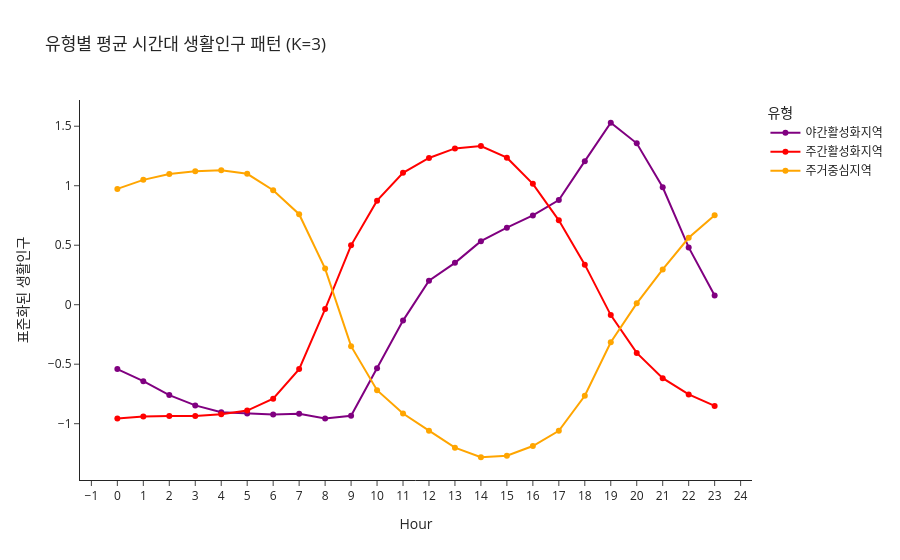

The code cell stored with this chart in its notebook:
### Code cell
# 군집별 평균 시간대 패턴 (표준화된 값) 시각화 -> 유형 해석용
hour_cols = [c for c in pattern_wide.columns if c.startswith('H')]

CLUSTER_COLORS = {
    '주거중심지역': 'orange',
    '주간활성화지역': 'red',
    '야간활성화지역': 'purple',
}

cluster_profile = pattern_scaled.groupby('CLUSTER_NM')[hour_cols].mean().reset_index()
cluster_profile_long = cluster_profile.melt(id_vars='CLUSTER_NM', var_name='HOUR', value_name='Z_SPOP')
cluster_profile_long['HOUR'] = cluster_profile_long['HOUR'].str.replace('H', '').astype(int)

fig = px.line(
    cluster_profile_long,
    x='HOUR', y='Z_SPOP', color='CLUSTER_NM',
    color_discrete_map=CLUSTER_COLORS,
    markers=True,
    labels={'HOUR': 'Hour', 'Z_SPOP': '표준화된 생활인구', 'CLUSTER_NM': '유형'},
    title=f'유형별 평균 시간대 생활인구 패턴 (K={K})',
    template='simple_white',
)
fig.update_xaxes(dtick=1)
fig.show()
fig.write_html("html/1_7.html")

### Figure 1 — Plotly figure (JSON) as saved in the notebook; plotly's stock layout.template omitted (floating-point values rounded to 4 significant figures)
{"data": [{"hovertemplate": "유형=야간활성화지역<br>Hour=%{x}<br>표준화된 생활인구=%{y}<extra></extra>", "legendgroup": "야간활성화지역", "line": {"color": "purple", "dash": "solid"}, "marker": {"symbol": "circle"}, "mode": "lines+markers", "name": "야간활성화지역", "orientation": "v", "showlegend": true, "type": "scatter", "x": [0, 1, 2, 3, 4, 5, 6, 7, 8, 9, 10, 11, 12, 13, 14, 15, 16, 17, 18, 19, 20, 21, 22, 23], "xaxis": "x", "y": [-0.5413, -0.6426, -0.7598, -0.8464, -0.903, -0.9135, -0.9234, -0.9169, -0.9557, -0.934, -0.5345, -0.1337, 0.2023, 0.3519, 0.5341, 0.6478, 0.7507, 0.8792, 1.206, 1.529, 1.356, 0.9872, 0.4817, 0.07755], "yaxis": "y"}, {"hovertemplate": "유형=주간활성화지역<br>Hour=%{x}<br>표준화된 생활인구=%{y}<extra></extra>", "legendgroup": "주간활성화지역", "line": {"color": "red", "dash": "solid"}, "marker": {"symbol": "circle"}, "mode": "lines+markers", "name": "주간활성화지역", "orientation": "v", "showlegend": true, "type": "scatter", "x": [0, 1, 2, 3, 4, 5, 6, 7, 8, 9, 10, 11, 12, 13, 14, 15, 16, 17, 18, 19, 20, 21, 22, 23], "xaxis": "x", "y": [-0.9565, -0.94, -0.936, -0.9344, -0.9206, -0.8898, -0.7906, -0.541, -0.03664, 0.4988, 0.8747, 1.109, 1.233, 1.314, 1.333, 1.236, 1.016, 0.7091, 0.3368, -0.0873, -0.4053, -0.6174, -0.7541, -0.8506], "yaxis": "y"}, {"hovertemplate": "유형=주거중심지역<br>Hour=%{x}<br>표준화된 생활인구=%{y}<extra></extra>", "legendgroup": "주거중심지역", "line": {"color": "orange", "dash": "solid"}, "marker": {"symbol": "circle"}, "mode": "lines+markers", "name": "주거중심지역", "orientation": "v", "showlegend": true, "type": "scatter", "x": [0, 1, 2, 3, 4, 5, 6, 7, 8, 9, 10, 11, 12, 13, 14, 15, 16, 17, 18, 19, 20, 21, 22, 23], "xaxis": "x", "y": [0.9735, 1.049, 1.098, 1.121, 1.13, 1.1, 0.9624, 0.7605, 0.3034, -0.3485, -0.7184, -0.9145, -1.058, -1.201, -1.282, -1.27, -1.188, -1.06, -0.7649, -0.3155, 0.0116, 0.2964, 0.5624, 0.7519], "yaxis": "y"}], "layout": {"legend": {"title": {"text": "유형"}, "tracegroupgap": 0}, "title": {"text": "유형별 평균 시간대 생활인구 패턴 (K=3)"}, "xaxis": {"anchor": "y", "domain": [0, 1], "dtick": 1, "title": {"text": "Hour"}}, "yaxis": {"anchor": "x", "domain": [0, 1], "title": {"text": "표준화된 생활인구"}}}}
